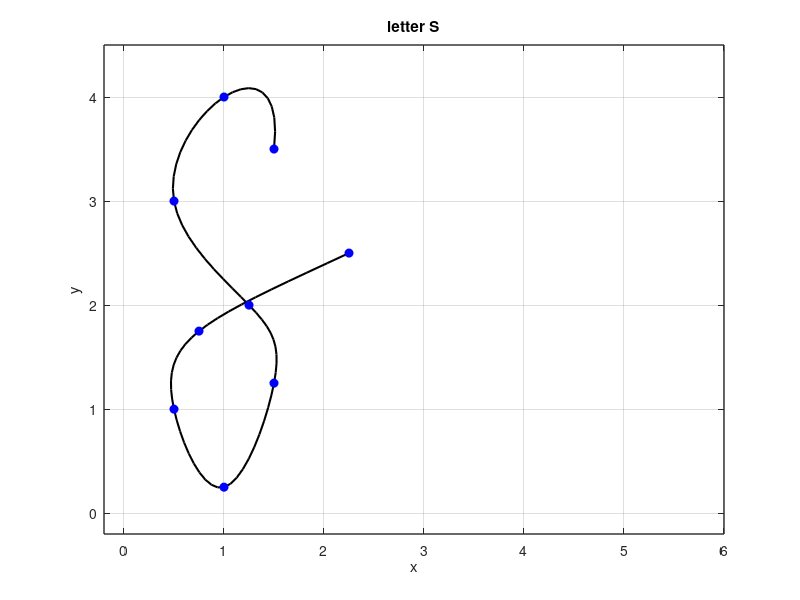

Reproduce this figure in MATLAB.
% Define data points
x = [1.5 1 0.5 1.25 1.5 1 0.5 0.75 2.25 ];
y = [3.5 4 3 2 1.25 0.25 1 1.75 2.5];

n = length(x);
t = 0:n-1;
tt = 0:0.1:n-1;

xx = spline(t, x, tt);
yy = spline(t, y, tt);

figure(1)
plot(xx, yy, 'k', 'LineWidth', 1.5)
hold on
plot (x, y, 'bo', 'MarkerFaceColor', 'b')
axis([-0.2 6 -0.2 4.5])
grid on
title('letter S')
xlabel('x')
ylabel('y')
set(gca, 'FontSize', 10, 'LineWidth', 1)
grid on




